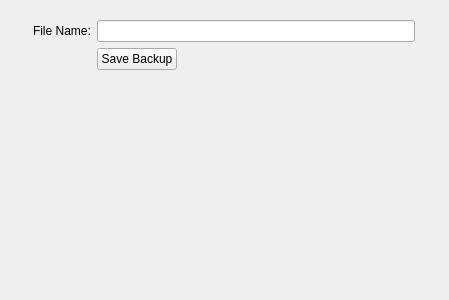
<?xml version="1.0" encoding="UTF-8"?>
<ui version="4.0">
 <class>DatabaseBackup</class>
 <widget class="QWidget" name="DatabaseBackup">
  <property name="geometry">
   <rect>
    <x>0</x>
    <y>0</y>
    <width>449</width>
    <height>300</height>
   </rect>
  </property>
  <property name="windowTitle">
   <string>Form</string>
  </property>
  <layout class="QGridLayout" name="gridLayout">
   <item row="0" column="0">
    <widget class="QFrame" name="frame">
     <property name="maximumSize">
      <size>
       <width>400</width>
       <height>16777215</height>
      </size>
     </property>
     <property name="frameShape">
      <enum>QFrame::NoFrame</enum>
     </property>
     <property name="frameShadow">
      <enum>QFrame::Raised</enum>
     </property>
     <layout class="QFormLayout" name="formLayout">
      <item row="0" column="0">
       <widget class="QLabel" name="label">
        <property name="text">
         <string>File Name:</string>
        </property>
       </widget>
      </item>
      <item row="0" column="1">
       <widget class="QLineEdit" name="lineEdit"/>
      </item>
      <item row="1" column="1">
       <layout class="QHBoxLayout" name="horizontalLayout">
        <item>
         <widget class="QPushButton" name="save_btn">
          <property name="text">
           <string>Save Backup</string>
          </property>
         </widget>
        </item>
        <item>
         <spacer name="horizontalSpacer">
          <property name="orientation">
           <enum>Qt::Horizontal</enum>
          </property>
          <property name="sizeHint" stdset="0">
           <size>
            <width>40</width>
            <height>20</height>
           </size>
          </property>
         </spacer>
        </item>
       </layout>
      </item>
     </layout>
    </widget>
   </item>
  </layout>
 </widget>
 <resources/>
 <connections/>
</ui>
